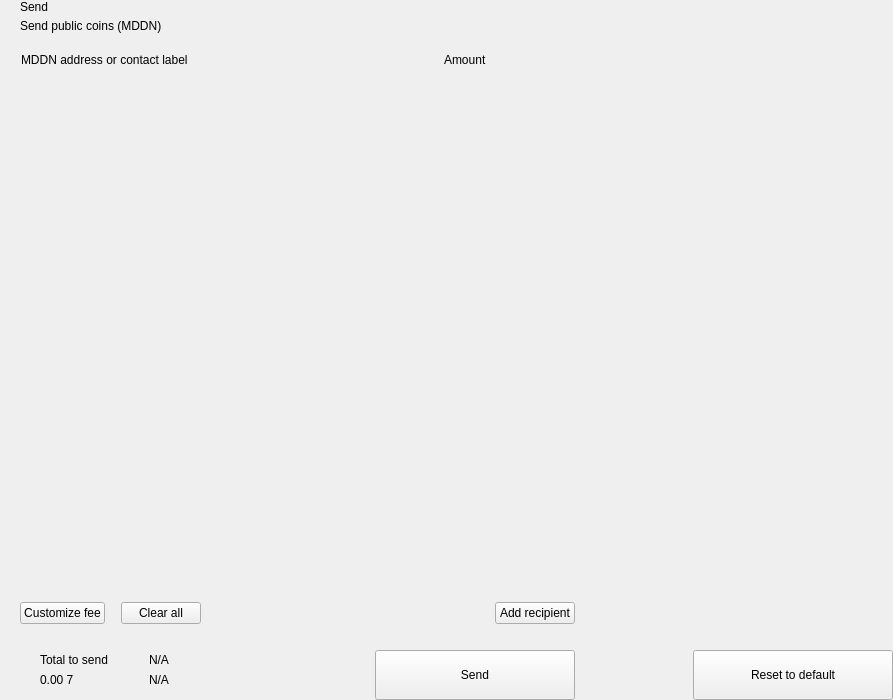
<?xml version="1.0" encoding="UTF-8"?>
<ui version="4.0">
 <class>send</class>
 <widget class="QWidget" name="send">
  <property name="geometry">
   <rect>
    <x>0</x>
    <y>0</y>
    <width>893</width>
    <height>700</height>
   </rect>
  </property>
  <property name="windowTitle">
   <string>Form</string>
  </property>
  <layout class="QHBoxLayout" name="horizontalLayout_2" stretch="2,1">
   <property name="spacing">
    <number>0</number>
   </property>
   <property name="leftMargin">
    <number>0</number>
   </property>
   <property name="topMargin">
    <number>0</number>
   </property>
   <property name="rightMargin">
    <number>0</number>
   </property>
   <property name="bottomMargin">
    <number>0</number>
   </property>
   <item>
    <widget class="QWidget" name="left" native="true">
     <layout class="QVBoxLayout" name="verticalLayout_3">
      <property name="spacing">
       <number>0</number>
      </property>
      <property name="leftMargin">
       <number>0</number>
      </property>
      <property name="topMargin">
       <number>0</number>
      </property>
      <property name="rightMargin">
       <number>0</number>
      </property>
      <property name="bottomMargin">
       <number>0</number>
      </property>
      <item>
       <layout class="QVBoxLayout" name="verticalLayout_22" stretch="0,0,0,1,0,0,0,0">
        <property name="spacing">
         <number>0</number>
        </property>
        <item>
         <layout class="QHBoxLayout" name="horizontalLayout_3">
          <property name="spacing">
           <number>0</number>
          </property>
          <property name="leftMargin">
           <number>20</number>
          </property>
          <property name="rightMargin">
           <number>20</number>
          </property>
          <item>
           <layout class="QVBoxLayout" name="verticalLayout">
            <property name="spacing">
             <number>5</number>
            </property>
            <item>
             <widget class="QLabel" name="labelTitle">
              <property name="text">
               <string>Send</string>
              </property>
              <property name="alignment">
               <set>Qt::AlignLeading|Qt::AlignLeft|Qt::AlignVCenter</set>
              </property>
             </widget>
            </item>
            <item>
             <widget class="QLabel" name="labelSubtitle1">
              <property name="text">
               <string>Send public coins (MDDN)</string>
              </property>
             </widget>
            </item>
           </layout>
          </item>
          <item>
           <spacer name="horizontalSpacer">
            <property name="orientation">
             <enum>Qt::Horizontal</enum>
            </property>
            <property name="sizeHint" stdset="0">
             <size>
              <width>40</width>
              <height>20</height>
             </size>
            </property>
           </spacer>
          </item>
         </layout>
        </item>
        <item>
         <spacer name="verticalSpacer_2">
          <property name="orientation">
           <enum>Qt::Vertical</enum>
          </property>
          <property name="sizeType">
           <enum>QSizePolicy::Fixed</enum>
          </property>
          <property name="sizeHint" stdset="0">
           <size>
            <width>20</width>
            <height>20</height>
           </size>
          </property>
         </spacer>
        </item>
        <item>
         <layout class="QHBoxLayout" name="horizontalLayout" stretch="6,0,2">
          <property name="spacing">
           <number>0</number>
          </property>
          <property name="leftMargin">
           <number>10</number>
          </property>
          <property name="topMargin">
           <number>0</number>
          </property>
          <property name="rightMargin">
           <number>20</number>
          </property>
          <property name="bottomMargin">
           <number>0</number>
          </property>
          <item>
           <widget class="QLabel" name="labelSubtitleAddress">
            <property name="styleSheet">
             <string notr="true">margin-left:8px;</string>
            </property>
            <property name="text">
             <string>MDDN address or contact label</string>
            </property>
           </widget>
          </item>
          <item>
           <spacer name="horizontalSpacer_3">
            <property name="orientation">
             <enum>Qt::Horizontal</enum>
            </property>
            <property name="sizeType">
             <enum>QSizePolicy::Fixed</enum>
            </property>
            <property name="sizeHint" stdset="0">
             <size>
              <width>40</width>
              <height>1</height>
             </size>
            </property>
           </spacer>
          </item>
          <item>
           <widget class="QLabel" name="labelSubtitleAmount">
            <property name="text">
             <string>Amount</string>
            </property>
           </widget>
          </item>
         </layout>
        </item>
        <item>
         <widget class="QScrollArea" name="scrollArea">
          <property name="minimumSize">
           <size>
            <width>0</width>
            <height>350</height>
           </size>
          </property>
          <property name="styleSheet">
           <string notr="true">#scrollArea {
            background:transparent;
            margin-top:10px;
}</string>
          </property>
          <property name="horizontalScrollBarPolicy">
           <enum>Qt::ScrollBarAlwaysOff</enum>
          </property>
          <property name="sizeAdjustPolicy">
           <enum>QAbstractScrollArea::AdjustIgnored</enum>
          </property>
          <property name="widgetResizable">
           <bool>true</bool>
          </property>
          <property name="alignment">
           <set>Qt::AlignLeading|Qt::AlignLeft|Qt::AlignTop</set>
          </property>
          <widget class="QWidget" name="scrollAreaWidgetContents">
           <property name="geometry">
            <rect>
             <x>0</x>
             <y>0</y>
             <width>591</width>
             <height>16</height>
            </rect>
           </property>
           <property name="sizePolicy">
            <sizepolicy hsizetype="Preferred" vsizetype="Maximum">
             <horstretch>0</horstretch>
             <verstretch>0</verstretch>
            </sizepolicy>
           </property>
           <property name="autoFillBackground">
            <bool>false</bool>
           </property>
           <property name="styleSheet">
            <string notr="true">#scrollAreaWidgetContents {
             background:transparent;
             }</string>
           </property>
           <layout class="QVBoxLayout" name="verticalLayout_7">
            <property name="spacing">
             <number>0</number>
            </property>
            <property name="sizeConstraint">
             <enum>QLayout::SetDefaultConstraint</enum>
            </property>
            <property name="leftMargin">
             <number>0</number>
            </property>
            <property name="topMargin">
             <number>0</number>
            </property>
            <property name="rightMargin">
             <number>0</number>
            </property>
            <property name="bottomMargin">
             <number>0</number>
            </property>
           </layout>
          </widget>
         </widget>
        </item>
        <item>
         <spacer name="verticalSpacer_4">
          <property name="orientation">
           <enum>Qt::Vertical</enum>
          </property>
          <property name="sizeType">
           <enum>QSizePolicy::Fixed</enum>
          </property>
          <property name="sizeHint" stdset="0">
           <size>
            <width>20</width>
            <height>20</height>
           </size>
          </property>
         </spacer>
        </item>
        <item>
         <layout class="QHBoxLayout" name="horizontalLayout_20">
          <property name="spacing">
           <number>6</number>
          </property>
          <property name="leftMargin">
           <number>20</number>
          </property>
          <property name="rightMargin">
           <number>20</number>
          </property>
          <item>
           <widget class="QPushButton" name="pushButtonFee">
            <property name="focusPolicy">
             <enum>Qt::NoFocus</enum>
            </property>
            <property name="text">
             <string>Customize fee</string>
            </property>
           </widget>
          </item>
          <item>
           <spacer name="horizontalSpacer_11">
            <property name="orientation">
             <enum>Qt::Horizontal</enum>
            </property>
            <property name="sizeType">
             <enum>QSizePolicy::Minimum</enum>
            </property>
            <property name="sizeHint" stdset="0">
             <size>
              <width>10</width>
              <height>20</height>
             </size>
            </property>
           </spacer>
          </item>
          <item>
           <widget class="QPushButton" name="pushButtonClear">
            <property name="focusPolicy">
             <enum>Qt::NoFocus</enum>
            </property>
            <property name="layoutDirection">
             <enum>Qt::RightToLeft</enum>
            </property>
            <property name="text">
             <string>Clear all</string>
            </property>
           </widget>
          </item>
          <item>
           <spacer name="horizontalSpacer_2">
            <property name="orientation">
             <enum>Qt::Horizontal</enum>
            </property>
            <property name="sizeHint" stdset="0">
             <size>
              <width>40</width>
              <height>20</height>
             </size>
            </property>
           </spacer>
          </item>
          <item>
           <widget class="QPushButton" name="pushButtonAddRecipient">
            <property name="focusPolicy">
             <enum>Qt::NoFocus</enum>
            </property>
            <property name="text">
             <string>Add recipient</string>
            </property>
           </widget>
          </item>
         </layout>
        </item>
        <item>
         <spacer name="verticalSpacer">
          <property name="orientation">
           <enum>Qt::Vertical</enum>
          </property>
          <property name="sizeType">
           <enum>QSizePolicy::Fixed</enum>
          </property>
          <property name="sizeHint" stdset="0">
           <size>
            <width>20</width>
            <height>16</height>
           </size>
          </property>
         </spacer>
        </item>
        <item>
         <layout class="QHBoxLayout" name="horizontalLayout_7">
          <property name="rightMargin">
           <number>20</number>
          </property>
          <item>
           <layout class="QHBoxLayout" name="horizontalLayout_10">
            <property name="spacing">
             <number>0</number>
            </property>
            <property name="leftMargin">
             <number>8</number>
            </property>
            <item>
             <widget class="QStackedWidget" name="stackedWidget">
              <property name="minimumSize">
               <size>
                <width>0</width>
                <height>60</height>
               </size>
              </property>
              <property name="maximumSize">
               <size>
                <width>16777215</width>
                <height>60</height>
               </size>
              </property>
              <widget class="QWidget" name="page1">
               <layout class="QVBoxLayout" name="verticalLayout_71" stretch="0">
                <property name="spacing">
                 <number>6</number>
                </property>
                <property name="leftMargin">
                 <number>12</number>
                </property>
                <property name="topMargin">
                 <number>0</number>
                </property>
                <property name="rightMargin">
                 <number>0</number>
                </property>
                <property name="bottomMargin">
                 <number>0</number>
                </property>
                <item>
                 <widget class="QWidget" name="coinWidget" native="true">
                  <property name="minimumSize">
                   <size>
                    <width>0</width>
                    <height>60</height>
                   </size>
                  </property>
                  <property name="maximumSize">
                   <size>
                    <width>16777215</width>
                    <height>60</height>
                   </size>
                  </property>
                  <layout class="QHBoxLayout" name="horizontalLayout_9">
                   <property name="spacing">
                    <number>0</number>
                   </property>
                   <property name="leftMargin">
                    <number>20</number>
                   </property>
                   <property name="topMargin">
                    <number>10</number>
                   </property>
                   <property name="rightMargin">
                    <number>20</number>
                   </property>
                   <property name="bottomMargin">
                    <number>10</number>
                   </property>
                   <item>
                    <layout class="QVBoxLayout" name="verticalSend">
                     <property name="spacing">
                      <number>0</number>
                     </property>
                     <item>
                      <widget class="QLabel" name="labelTitleTotalSend">
                       <property name="text">
                        <string>Total to send</string>
                       </property>
                      </widget>
                     </item>
                     <item>
                      <widget class="QLabel" name="labelAmountSend">
                       <property name="text">
                        <string notr="true">0.00 7</string>
                       </property>
                      </widget>
                     </item>
                    </layout>
                   </item>
                   <item>
                    <spacer name="horizontalSpacer_9">
                     <property name="orientation">
                      <enum>Qt::Horizontal</enum>
                     </property>
                     <property name="sizeType">
                      <enum>QSizePolicy::Fixed</enum>
                     </property>
                     <property name="sizeHint" stdset="0">
                      <size>
                       <width>20</width>
                       <height>20</height>
                      </size>
                     </property>
                    </spacer>
                   </item>
                   <item>
                    <widget class="QLabel" name="labelLine">
                     <property name="minimumSize">
                      <size>
                       <width>1</width>
                       <height>0</height>
                      </size>
                     </property>
                     <property name="maximumSize">
                      <size>
                       <width>1</width>
                       <height>16777215</height>
                      </size>
                     </property>
                     <property name="text">
                      <string/>
                     </property>
                    </widget>
                   </item>
                   <item>
                    <spacer name="horizontalSpacer_10">
                     <property name="orientation">
                      <enum>Qt::Horizontal</enum>
                     </property>
                     <property name="sizeType">
                      <enum>QSizePolicy::Fixed</enum>
                     </property>
                     <property name="sizeHint" stdset="0">
                      <size>
                       <width>20</width>
                       <height>20</height>
                      </size>
                     </property>
                    </spacer>
                   </item>
                   <item>
                    <layout class="QVBoxLayout" name="verticalRemaining">
                     <property name="spacing">
                      <number>0</number>
                     </property>
                     <item>
                      <widget class="QLabel" name="labelTitleTotalRemaining">
                       <property name="text">
                        <string notr="true">N/A</string>
                       </property>
                      </widget>
                     </item>
                     <item>
                      <widget class="QLabel" name="labelAmountRemaining">
                       <property name="text">
                        <string notr="true">N/A</string>
                       </property>
                      </widget>
                     </item>
                    </layout>
                   </item>
                  </layout>
                 </widget>
                </item>
               </layout>
              </widget>
              <widget class="QWidget" name="page_2"/>
             </widget>
            </item>
           </layout>
          </item>
          <item>
           <spacer name="horizontalSpacer_5">
            <property name="orientation">
             <enum>Qt::Horizontal</enum>
            </property>
            <property name="sizeType">
             <enum>QSizePolicy::Expanding</enum>
            </property>
            <property name="sizeHint" stdset="0">
             <size>
              <width>40</width>
              <height>20</height>
             </size>
            </property>
           </spacer>
          </item>
          <item alignment="Qt::AlignBottom">
           <widget class="QPushButton" name="pushButtonSave">
            <property name="minimumSize">
             <size>
              <width>200</width>
              <height>50</height>
             </size>
            </property>
            <property name="maximumSize">
             <size>
              <width>200</width>
              <height>50</height>
             </size>
            </property>
            <property name="focusPolicy">
             <enum>Qt::NoFocus</enum>
            </property>
            <property name="text">
             <string>Send</string>
            </property>
           </widget>
          </item>
         </layout>
        </item>
       </layout>
      </item>
     </layout>
    </widget>
   </item>
   <item>
    <widget class="QWidget" name="right" native="true">
     <layout class="QVBoxLayout" name="verticalLayout_5">
      <property name="leftMargin">
       <number>0</number>
      </property>
      <property name="topMargin">
       <number>0</number>
      </property>
      <property name="rightMargin">
       <number>0</number>
      </property>
      <property name="bottomMargin">
       <number>0</number>
      </property>
      <item>
       <layout class="QVBoxLayout" name="verticalLayout_4">
        <property name="spacing">
         <number>6</number>
        </property>
        <item>
         <widget class="OptionButton" name="btnCoinControl" native="true">
          <property name="minimumSize">
           <size>
            <width>0</width>
            <height>50</height>
           </size>
          </property>
         </widget>
        </item>
        <item>
         <widget class="OptionButton" name="btnChangeAddress" native="true">
          <property name="minimumSize">
           <size>
            <width>0</width>
            <height>50</height>
           </size>
          </property>
         </widget>
        </item>
        <item>
         <widget class="OptionButton" name="btnUri" native="true">
          <property name="minimumSize">
           <size>
            <width>0</width>
            <height>50</height>
           </size>
          </property>
         </widget>
        </item>
        <item>
         <spacer name="verticalSpacer_5">
          <property name="orientation">
           <enum>Qt::Vertical</enum>
          </property>
          <property name="sizeHint" stdset="0">
           <size>
            <width>20</width>
            <height>40</height>
           </size>
          </property>
         </spacer>
        </item>
        <item>
         <layout class="QHBoxLayout" name="horizontalLayout_8">
          <item>
           <spacer name="horizontalSpacer_7">
            <property name="orientation">
             <enum>Qt::Horizontal</enum>
            </property>
            <property name="sizeHint" stdset="0">
             <size>
              <width>40</width>
              <height>20</height>
             </size>
            </property>
           </spacer>
          </item>
          <item>
           <widget class="QPushButton" name="pushButtonReset">
            <property name="minimumSize">
             <size>
              <width>200</width>
              <height>50</height>
             </size>
            </property>
            <property name="maximumSize">
             <size>
              <width>200</width>
              <height>50</height>
             </size>
            </property>
            <property name="focusPolicy">
             <enum>Qt::NoFocus</enum>
            </property>
            <property name="text">
             <string>Reset to default</string>
            </property>
           </widget>
          </item>
         </layout>
        </item>
       </layout>
      </item>
     </layout>
    </widget>
   </item>
  </layout>
 </widget>
 <customwidgets>
  <customwidget>
   <class>OptionButton</class>
   <extends>QWidget</extends>
   <header>qt/pivx/optionbutton.h</header>
   <container>1</container>
  </customwidget>
 </customwidgets>
 <resources/>
 <connections/>
</ui>
